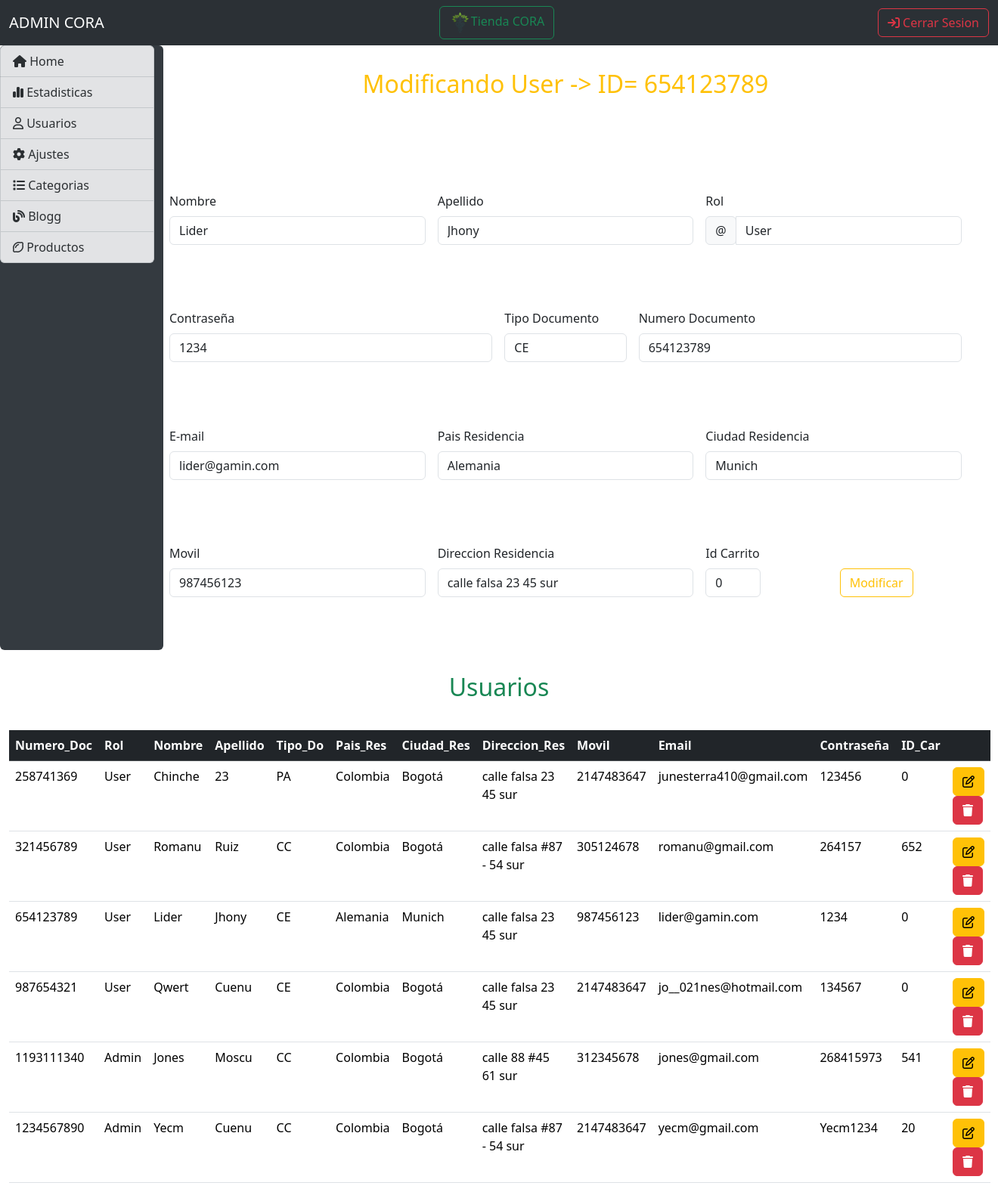
/Admin/modificar_user.php?num_doc=654123789, run on the app's committed database.
### tables this page shows
CREATE TABLE `usuarios` (
  `num_doc` int(11) NOT NULL,
  `rol` varchar(45) DEFAULT NULL,
  `nombre` varchar(45) DEFAULT NULL,
  `apellido` varchar(45) DEFAULT NULL,
  `tipo_doc` varchar(45) DEFAULT NULL,
  `pais_residencia` varchar(45) DEFAULT NULL,
  `ciudad_residencia` varchar(45) DEFAULT NULL,
  `dir_residencia` varchar(45) DEFAULT NULL,
  `celular` int(11) DEFAULT NULL,
  `email` varchar(45) DEFAULT NULL,
  `contraseña` varchar(45) DEFAULT NULL,
  `ID_carrito_de_compras` int(11) NOT NULL
);

### Admin/modificar_user.php (the view, shortened to what this page needs)
<?php
include "../conexiones/conexion.php";
$id=$_GET["num_doc"];
$sql=$conexion ->query("select * from usuarios where num_doc=$id");
?>
<!DOCTYPE html>
<html lang="es">
<head>
    <link href="https://cdn.jsdelivr.net/npm/bootstrap@5.3.3/dist/css/bootstrap.min.css" rel="stylesheet">
</head>
<body>
<nav class="navbar bg-body-tertiary" data-bs-theme="dark">
  <div class="container-fluid">
    <span class="navbar-brand mb-0 h1">ADMIN CORA</span>
    <a href="../landing.php"><button class="btn btn-outline-success"><img src="../imagenes/CORA.png" height="30px" alt="">Tienda CORA</button></a>
    <a href="../conexiones/cerrarAdmin.php"><button class="btn btn-outline-danger"><i class="fa-solid fa-arrow-right-to-bracket"></i> Cerrar Sesion</button></a>
  </div>
</nav>
<div class="container-fluid row">
<div class="list-group col-2" style=" background-color: #343a40;height: 100vh;">
  <a href="home.php" class="list-group-item list-group-item-action list-group-item-secondary"><i class="fa-solid fa-house"></i> Home</a></li></a>
  <a href="estadisticas.php" class="list-group-item list-group-item-action list-group-item-secondary"><i class="fa-solid fa-chart-simple"></i></i> Estadisticas</a></li></a>
  <a href="users.php" class="list-group-item list-group-item-action list-group-item-secondary"><i class="fa-regular fa-user"></i> Usuarios</a></li></a>
  <a href="#" class="list-group-item list-group-item-action list-group-item-secondary"><i class="fa-solid fa-gear"></i> Ajustes</li></a>
  <a href="#" class="list-group-item list-group-item-action list-group-item-secondary"><i class="fa-solid fa-list"></i> Categorias</li></a>
  <a href="blogg.php" class="list-group-item list-group-item-action list-group-item-secondary"><i class="fa-solid fa-blog"></i></i> Blogg</li></li></a>
  <a href="#" class="list-group-item list-group-item-action list-group-item-secondary"><i class="fa-regular fa-lemon"></i> Productos</li></li></a>
</div>
<form class="row g-3 needs-validation; col-10" method="POST">
<h2 class="text-center text-warning" style="padding-bottom: 30px;"> Modificando User -> ID= <?=$id?></h2>
<?php
while ($datos=$sql->fetch_object()) {?>
 <div class="col-md-4">
    <label for="validationCustom01" class="form-label">Nombre</label>
    <input type="text" class="form-control" name="nombre_A" value="<?=$datos->nombre?>">
  </div>
  <div class="col-md-4">
    <label for="validationCustom02" class="form-label">Apellido</label>
    <input type="text" class="form-control" name="apellido_A" value="<?=$datos->apellido?>">
  </div>
  <div class="col-md-4">
    <label for="validationCustomUsername" class="form-label">Rol</label>
    <div class="input-group has-validation">
      <span class="input-group-text" id="inputGroupPrepend">@</span>
      <input type="text" class="form-control" name="rol_A" value="<?=$datos->rol?>">
    </div>
  </div>
  <div class="col-md-5">
    <label for="validationCustom03" class="form-label">Contraseña</label>
    <input type="text" class="form-control" name="contraseña_A" value="<?=$datos->contraseña?>">
  </div>
  <div class="col-md-2">
    <label for="validationCustom04" class="form-label">Tipo Documento</label>
    <input type="text" class="form-control" name="tip_doc_A" value="<?=$datos->tipo_doc?>">
  </div>
  <div class="col-md-5">
    <label for="validationCustom05" class="form-label">Numero Documento</label>
    <input type="number" class="form-control" name="Numero_doc_A" value="<?=$datos->num_doc?>">
  </div>
  <div class="col-md-4">
    <label for="validationCustom05" class="form-label">E-mail</label>
    <input type="email" class="form-control" name="email_A" value="<?=$datos->email?>">
  </div>
  <div class="col-md-4">
    <label for="validationCustom05" class="form-label">Pais Residencia</label>
    <input type="text" class="form-control" name="pais_re_A" value="<?=$datos->pais_residencia?>">
  </div>
  <div class="col-md-4">
    <label for="validationCustom05" class="form-label">Ciudad Residencia</label>
    <input type="text" class="form-control" name="ciudad_re_A" value="<?=$datos->ciudad_residencia?>">
  </div>
  <div class="col-md-4">
    <label for="validationCustom05" class="form-label">Movil</label>
    <input type="number" class="form-control" name="movil_A" value="<?=$datos->celular?>">
  </div>
  <div class="col-md-4">
    <label for="validationCustom05" class="form-label">Direccion Residencia</label>
    <input type="text" class="form-control" name="direcc_re_A" value="<?=$datos->dir_residencia?>">
  </div>
  <div class="col-md-1 ">
    <label for="validationCustom05" class="form-label">Id Carrito</label>
    <input type="text" class="form-control" name="idcarrito" value="<?=$datos->ID_carrito_de_compras?>">
  </div>
  <div class="col-md-2 offset-md-1 " style="padding-top:32px;">
    <button class="btn btn-outline-warning" name="btn_modificar" value="ok" type="submit">Modificar</button>
  </div>
    </div>
    <h2 class="text-center text-success" style="padding: 30px;">Usuarios</h2>
    <div class="container-fluid">
  <table class="table">
  <thead class="table-dark">
    <tr>
      <th scope="col">Numero_Doc</th>
      <th scope="col">Rol</th>
      <th scope="col">Nombre</th>
      <th scope="col">Apellido</th>
      <th scope="col">Tipo_Do</th>
      <th scope="col">Pais_Res</th>
      <th scope="col">Ciudad_Res</th>
      <th scope="col">Direccion_Res</th>
      <th scope="col">Movil</th>
      <th scope="col">Email</th>
      <th scope="col">Contraseña</th>
      <th scope="col">ID_Car</th>
      <th scope="col"></th>
    </tr>
  </thead>
  <tbody>
    <?php
       include "../conexiones/conexion.php";
        $sql=$conexion->query("select * from usuarios");
        while ($datos=$sql->fetch_object()){?>
          <tr>
        <td><?=$datos->num_doc ?></td>
          <td><?=$datos->rol ?></td>
          <td><?=$datos->nombre ?></td>
          <td><?= $datos->apellido?></td>
          <td><?=$datos->tipo_doc ?></td>
          <td><?=$datos->pais_residencia?></td>
          <td><?=$datos->ciudad_residencia?></td>
          <td><?=$datos->dir_residencia?></td>
          <td><?=$datos->celular?></td>
          <td><?=$datos->email?></td>
          <td><?=$datos->contraseña?></td>
          <td><?=$datos->ID_carrito_de_compras?></td>
          <td>
          <a href="modificar_user.php?num_doc=<?=$datos->num_doc?>" class="btn btn-small btn-warning"><i class="fa-regular fa-pen-to-square"></i></a>
          <a onclick="return eliminar()" href="users.php?num_doc=<?=$datos->num_doc?>" class="btn btn-small btn-danger"><i class="fa-solid fa-trash"></i></a>
        </td>
        </tr>
          <?php
        }
    }?>
  </tbody>
</table>
</div>
</body>
</html>

### data on the page
usuarios: nombre_A "Lider", apellido_A "Jhony", rol_A "User", contraseña_A "1234", tip_doc_A "CE", Numero_doc_A "654123789", email_A "lider@gamin.com", pais_re_A "Alemania", ciudad_re_A "Munich", movil_A "987456123", direcc_re_A "calle falsa 23 45 sur", idcarrito "0", num_doc "654123789", rol "User", nombre "Lider", apellido "Jhony", tipo_doc "CE", pais_residencia "Alemania", ciudad_residencia "Munich", dir_residencia "calle falsa 23 45 sur", celular "987456123", email "lider@gamin.com", contraseña "1234", ID_carrito_de_compras "0"
usuarios: num_doc "258741369", rol "User", nombre "Chinche", apellido "23", tipo_doc "PA", pais_residencia "Colombia", ciudad_residencia "Bogotá", dir_residencia "calle falsa 23 45 sur", celular "2147483647", email "junesterra410@gmail.com", contraseña "123456", ID_carrito_de_compras "0"
usuarios: num_doc "321456789", rol "User", nombre "Romanu", apellido "Ruiz", tipo_doc "CC", pais_residencia "Colombia", ciudad_residencia "Bogotá", dir_residencia "calle falsa #87 - 54 sur", celular "305124678", email "romanu@gmail.com", contraseña "264157", ID_carrito_de_compras "652"
usuarios: num_doc "987654321", rol "User", nombre "Qwert", apellido "Cuenu", tipo_doc "CE", pais_residencia "Colombia", ciudad_residencia "Bogotá", dir_residencia "calle falsa 23 45 sur", celular "2147483647", email "jo__021nes@hotmail.com", contraseña "134567", ID_carrito_de_compras "0"
usuarios: num_doc "1193111340", rol "Admin", nombre "Jones", apellido "Moscu", tipo_doc "CC", pais_residencia "Colombia", ciudad_residencia "Bogotá", dir_residencia "calle 88 #45 61 sur", celular "312345678", email "jones@gmail.com", contraseña "268415973", ID_carrito_de_compras "541"
usuarios: num_doc "1234567890", rol "Admin", nombre "Yecm", apellido "Cuenu", tipo_doc "CC", pais_residencia "Colombia", ciudad_residencia "Bogotá", dir_residencia "calle falsa #87 - 54 sur", celular "2147483647", email "yecm@gmail.com", contraseña "Yecm1234", ID_carrito_de_compras "20"

### other printed values
$id "654123789"
